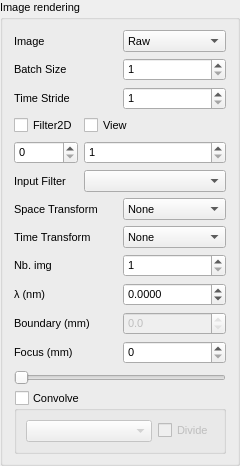
       <widget class="holovibes::gui::ImageRenderingPanel" name="ImageRenderingPanel">
        <property name="sizePolicy">
         <sizepolicy hsizetype="Fixed" vsizetype="Preferred">
          <horstretch>1</horstretch>
          <verstretch>0</verstretch>
         </sizepolicy>
        </property>
        <property name="minimumSize">
         <size>
          <width>240</width>
          <height>0</height>
         </size>
        </property>
        <property name="maximumSize">
         <size>
          <width>240</width>
          <height>16777215</height>
         </size>
        </property>
        <property name="baseSize">
         <size>
          <width>240</width>
          <height>0</height>
         </size>
        </property>
        <property name="font">
         <font>
          <pointsize>8</pointsize>
         </font>
        </property>
        <property name="toolTip">
         <string notr="true"/>
        </property>
        <property name="toolTipDuration">
         <number>-1</number>
        </property>
        <property name="title">
         <string>Image rendering</string>
        </property>
        <property name="flat">
         <bool>false</bool>
        </property>
        <layout class="QVBoxLayout" name="verticalLayout_12">
         <property name="bottomMargin">
          <number>9</number>
         </property>
         <item>
          <layout class="QGridLayout" name="gridLayout_4" rowstretch="0,0,0" columnstretch="0,0">
           <property name="verticalSpacing">
            <number>6</number>
           </property>
           <item row="0" column="0">
            <widget class="QLabel" name="ImageModeLabel">
             <property name="toolTip">
              <string>Either display the raw input or the processed hologram</string>
             </property>
             <property name="text">
              <string>Image</string>
             </property>
             <property name="alignment">
              <set>Qt::AlignLeading|Qt::AlignLeft|Qt::AlignVCenter</set>
             </property>
            </widget>
           </item>
           <item row="0" column="1">
            <widget class="QComboBox" name="ImageModeComboBox">
             <property name="enabled">
              <bool>true</bool>
             </property>
             <property name="sizePolicy">
              <sizepolicy hsizetype="Ignored" vsizetype="Fixed">
               <horstretch>0</horstretch>
               <verstretch>0</verstretch>
              </sizepolicy>
             </property>
             <item>
              <property name="text">
               <string>Raw</string>
              </property>
             </item>
             <item>
              <property name="text">
               <string>Processed</string>
              </property>
             </item>
            </widget>
           </item>
           <item row="1" column="0">
            <widget class="QLabel" name="BatchSizeLabel">
             <property name="toolTip">
              <string>Number of images processed at once by the spatial transformation algorithm</string>
             </property>
             <property name="text">
              <string>Batch Size</string>
             </property>
             <property name="scaledContents">
              <bool>false</bool>
             </property>
             <property name="alignment">
              <set>Qt::AlignLeading|Qt::AlignLeft|Qt::AlignVCenter</set>
             </property>
            </widget>
           </item>
           <item row="1" column="1">
            <widget class="QSpinBox" name="BatchSizeSpinBox">
             <property name="minimum">
              <number>1</number>
             </property>
            </widget>
           </item>
           <item row="2" column="0">
            <widget class="QLabel" name="TimeStrideLabel">
             <property name="toolTip">
              <string>(time_stride - batch_size) = number of images to drop before processing a single batch</string>
             </property>
             <property name="layoutDirection">
              <enum>Qt::LeftToRight</enum>
             </property>
             <property name="text">
              <string>Time Stride</string>
             </property>
             <property name="alignment">
              <set>Qt::AlignLeading|Qt::AlignLeft|Qt::AlignVCenter</set>
             </property>
            </widget>
           </item>
           <item row="2" column="1">
            <widget class="QSpinBox" name="TimeStrideSpinBox">
             <property name="sizePolicy">
              <sizepolicy hsizetype="Ignored" vsizetype="Fixed">
               <horstretch>0</horstretch>
               <verstretch>0</verstretch>
              </sizepolicy>
             </property>
             <property name="toolTip">
              <string/>
             </property>
             <property name="readOnly">
              <bool>false</bool>
             </property>
             <property name="minimum">
              <number>1</number>
             </property>
             <property name="maximum">
              <number>2147483647</number>
             </property>
            </widget>
           </item>
          </layout>
         </item>
         <item>
          <layout class="QGridLayout" name="Filter2DContainer">
           <property name="verticalSpacing">
            <number>6</number>
           </property>
           <item row="1" column="0">
            <widget class="QCheckBox" name="Filter2D">
             <property name="toolTip">
              <string>Add a filter on top of the processed image</string>
             </property>
             <property name="text">
              <string>Filter2D</string>
             </property>
            </widget>
           </item>
           <item row="1" column="1">
            <widget class="QCheckBox" name="Filter2DView">
             <property name="text">
              <string>View</string>
             </property>
            </widget>
           </item>
           <item row="2" column="0">
            <widget class="QSpinBox" name="Filter2DN1SpinBox">
             <property name="minimum">
              <number>0</number>
             </property>
             <property name="maximum">
              <number>999999999</number>
             </property>
             <property name="value">
              <number>0</number>
             </property>
            </widget>
           </item>
           <item row="2" column="1">
            <widget class="QSpinBox" name="Filter2DN2SpinBox">
             <property name="minimum">
              <number>1</number>
             </property>
             <property name="maximum">
              <number>999999999</number>
             </property>
             <property name="value">
              <number>1</number>
             </property>
            </widget>
           </item>
           <item row="3" column="0">
            <widget class="QLabel" name="InputFilterLabel">
             <property name="text">
              <string>Input Filter</string>
             </property>
             <property name="scaledContents">
              <bool>false</bool>
             </property>
             <property name="alignment">
              <set>Qt::AlignLeading|Qt::AlignLeft|Qt::AlignVCenter</set>
             </property>
            </widget>
           </item>
           <item row="3" column="1">
            <widget class="QComboBox" name="InputFilterQuickSelectComboBox">
             <property name="sizePolicy">
              <sizepolicy hsizetype="Expanding" vsizetype="Fixed">
               <horstretch>0</horstretch>
               <verstretch>0</verstretch>
              </sizepolicy>
             </property>
             <property name="currentText">
              <string/>
             </property>
            </widget>
           </item>
          </layout>
         </item>
         <item>
          <layout class="QGridLayout" name="gridLayout_7">
           <property name="verticalSpacing">
            <number>6</number>
           </property>
           <item row="1" column="0">
            <widget class="QLabel" name="SpaceTransformationLabel">
             <property name="toolTip">
              <string>Space transformation algorithm used</string>
             </property>
             <property name="text">
              <string>Space Transform</string>
             </property>
             <property name="alignment">
              <set>Qt::AlignLeading|Qt::AlignLeft|Qt::AlignVCenter</set>
             </property>
            </widget>
           </item>
           <item row="1" column="1">
            <widget class="QComboBox" name="SpaceTransformationComboBox">
             <property name="toolTip">
              <string/>
             </property>
             <item>
              <property name="text">
               <string>None</string>
              </property>
             </item>
             <item>
              <property name="text">
               <string>Fresnel Tr.</string>
              </property>
             </item>
             <item>
              <property name="text">
               <string>Angular SP.</string>
              </property>
             </item>
            </widget>
           </item>
           <item row="2" column="0">
            <widget class="QLabel" name="TimeTransformationLabel">
             <property name="toolTip">
              <string>Time transformation algorithm used</string>
             </property>
             <property name="text">
              <string>Time Transform</string>
             </property>
             <property name="alignment">
              <set>Qt::AlignLeading|Qt::AlignLeft|Qt::AlignVCenter</set>
             </property>
            </widget>
           </item>
           <item row="2" column="1">
            <widget class="QComboBox" name="TimeTransformationComboBox">
             <item>
              <property name="text">
               <string>None</string>
              </property>
             </item>
             <item>
              <property name="text">
               <string>STFT</string>
              </property>
             </item>
             <item>
              <property name="text">
               <string>PCA</string>
              </property>
             </item>
             <item>
              <property name="text">
               <string>SSA_STFT</string>
              </property>
             </item>
            </widget>
           </item>
           <item row="3" column="0">
            <widget class="QLabel" name="timeTransformationSizeLabel">
             <property name="toolTip">
              <string>The size of the time transformation</string>
             </property>
             <property name="text">
              <string>Nb. img</string>
             </property>
             <property name="alignment">
              <set>Qt::AlignLeading|Qt::AlignLeft|Qt::AlignVCenter</set>
             </property>
            </widget>
           </item>
           <item row="3" column="1">
            <widget class="QSpinBox" name="timeTransformationSizeSpinBox">
             <property name="minimum">
              <number>1</number>
             </property>
             <property name="maximum">
              <number>10000</number>
             </property>
             <property name="singleStep">
              <number>1</number>
             </property>
             <property name="value">
              <number>1</number>
             </property>
            </widget>
           </item>
           <item row="4" column="0">
            <widget class="QLabel" name="LambdaLabel">
             <property name="toolTip">
              <string>Wavelength (lambda) of light used to record interferograms</string>
             </property>
             <property name="text">
              <string>λ (nm)</string>
             </property>
             <property name="alignment">
              <set>Qt::AlignLeading|Qt::AlignLeft|Qt::AlignVCenter</set>
             </property>
            </widget>
           </item>
           <item row="4" column="1">
            <widget class="QDoubleSpinBox" name="LambdaSpinBox">
             <property name="sizePolicy">
              <sizepolicy hsizetype="Ignored" vsizetype="Fixed">
               <horstretch>0</horstretch>
               <verstretch>0</verstretch>
              </sizepolicy>
             </property>
             <property name="toolTip">
              <string/>
             </property>
             <property name="decimals">
              <number>4</number>
             </property>
             <property name="minimum">
              <double>-1.000000000000000</double>
             </property>
             <property name="maximum">
              <double>1000000.000000000000000</double>
             </property>
             <property name="singleStep">
              <double>0.010000000000000</double>
             </property>
            </widget>
           </item>
           <item row="5" column="0">
            <widget class="QLabel" name="BoundaryLabel">
             <property name="toolTip">
              <string>The maximum value of the focus</string>
             </property>
             <property name="text">
              <string>Boundary (mm)</string>
             </property>
             <property name="alignment">
              <set>Qt::AlignLeading|Qt::AlignLeft|Qt::AlignVCenter</set>
             </property>
            </widget>
           </item>
           <item row="5" column="1">
            <widget class="QDoubleSpinBox" name="BoundaryDoubleSpinBox">
             <property name="enabled">
              <bool>false</bool>
             </property>
             <property name="sizePolicy">
              <sizepolicy hsizetype="Ignored" vsizetype="Fixed">
               <horstretch>0</horstretch>
               <verstretch>0</verstretch>
              </sizepolicy>
             </property>
             <property name="toolTip">
              <string>The boundary value</string>
             </property>
             <property name="readOnly">
              <bool>true</bool>
             </property>
             <property name="showGroupSeparator" stdset="0">
              <bool>false</bool>
             </property>
             <property name="decimals">
              <number>1</number>
             </property>
             <property name="minimum">
              <double>-1.000000000000000</double>
             </property>
             <property name="maximum">
              <double>1000000.000000000000000</double>
             </property>
            </widget>
           </item>
           <item row="6" column="0">
            <widget class="QLabel" name="ZLabel">
             <property name="toolTip">
              <string>Adjust the distance to the target</string>
             </property>
             <property name="text">
              <string>Focus (mm)</string>
             </property>
             <property name="alignment">
              <set>Qt::AlignLeading|Qt::AlignLeft|Qt::AlignVCenter</set>
             </property>
            </widget>
           </item>
           <item row="6" column="1">
            <widget class="QDoubleSpinBox" name="ZDoubleSpinBox">
             <property name="sizePolicy">
              <sizepolicy hsizetype="Ignored" vsizetype="Fixed">
               <horstretch>0</horstretch>
               <verstretch>0</verstretch>
              </sizepolicy>
             </property>
             <property name="toolTip">
              <string>reconstruction distance of the hologram</string>
             </property>
             <property name="showGroupSeparator" stdset="0">
              <bool>false</bool>
             </property>
             <property name="decimals">
              <number>0</number>
             </property>
             <property name="minimum">
              <double>0.000000000000000</double>
             </property>
             <property name="maximum">
              <double>10000.000000000000000</double>
             </property>
             <property name="singleStep">
              <double>0.005000000000000</double>
             </property>
            </widget>
           </item>
           <item row="7" column="0" colspan="2">
            <widget class="QSlider" name="ZSlider">
             <property name="styleSheet">
              <string notr="true"/>
             </property>
             <property name="maximum">
              <number>1000</number>
             </property>
             <property name="orientation">
              <enum>Qt::Horizontal</enum>
             </property>
            </widget>
           </item>
          </layout>
         </item>
         <item>
          <widget class="QGroupBox" name="ConvoCheckBox">
           <property name="toolTip">
            <string>Add a convolution step in the post-processing stage</string>
           </property>
           <property name="title">
            <string>Convolve</string>
           </property>
           <property name="checkable">
            <bool>true</bool>
           </property>
           <property name="checked">
            <bool>false</bool>
           </property>
           <layout class="QHBoxLayout" name="kernelSelectLayout">
            <item>
             <widget class="QComboBox" name="KernelQuickSelectComboBox">
              <property name="sizePolicy">
               <sizepolicy hsizetype="Expanding" vsizetype="Fixed">
                <horstretch>0</horstretch>
                <verstretch>0</verstretch>
               </sizepolicy>
              </property>
              <property name="currentText">
               <string/>
              </property>
             </widget>
            </item>
            <item>
             <widget class="QCheckBox" name="DivideConvoCheckBox">
              <property name="text">
               <string>Divide</string>
              </property>
             </widget>
            </item>
           </layout>
          </widget>
         </item>
         <item>
          <spacer name="BottomViewSpacer">
           <property name="orientation">
            <enum>Qt::Vertical</enum>
           </property>
           <property name="sizeHint" stdset="0">
            <size>
             <width>20</width>
             <height>0</height>
            </size>
           </property>
          </spacer>
         </item>
        </layout>
       </widget>
